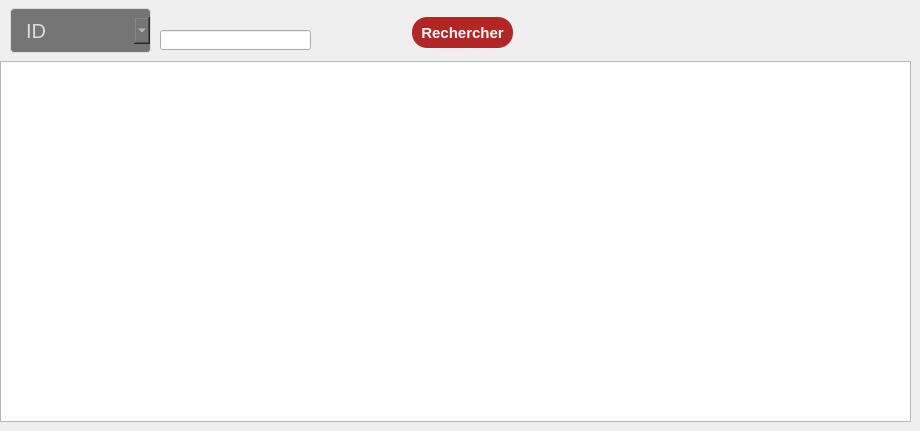
        <widget class="QWidget" name="tab_10">
         <attribute name="title">
          <string>Rechercher</string>
         </attribute>
         <widget class="QComboBox" name="comboBox_rechercher">
          <property name="geometry">
           <rect>
            <x>10</x>
            <y>0</y>
            <width>141</width>
            <height>61</height>
           </rect>
          </property>
          <property name="styleSheet">
           <string notr="true">QComboBox {
  width: 100%;
  padding: 10px 15px;
  margin: 8px 0;
  display: inline-block;
  border: 1px solid #dcdcdc;
  border-radius: 4px;
  box-sizing: border-box;
  background: #757575;
  color: #dcdcdc;
  font-size: 20px;
font-family:Arial, Helvetica, sans-serif;
}</string>
          </property>
          <item>
           <property name="text">
            <string>ID</string>
           </property>
          </item>
          <item>
           <property name="text">
            <string>Nom</string>
           </property>
          </item>
          <item>
           <property name="text">
            <string>Quantité</string>
           </property>
          </item>
          <item>
           <property name="text">
            <string>Prix</string>
           </property>
          </item>
         </widget>
         <widget class="QPushButton" name="Rechercher">
          <property name="geometry">
           <rect>
            <x>412</x>
            <y>17</y>
            <width>101</width>
            <height>31</height>
           </rect>
          </property>
          <property name="font">
           <font>
            <family>Arial</family>
            <pointsize>-1</pointsize>
            <weight>75</weight>
            <bold>true</bold>
           </font>
          </property>
          <property name="styleSheet">
           <string notr="true">QPushButton {
color: #fff;
background:#b22626;
border-radius: 15px;
font-size:15px;
font-family:Arial, Helvetica, sans-serif;
}
QPushButton:hover {
color:#fff;
border:15px;
background:#6a1616;
}</string>
          </property>
          <property name="text">
           <string>Rechercher</string>
          </property>
         </widget>
         <widget class="QTableView" name="tab_rechercher">
          <property name="geometry">
           <rect>
            <x>0</x>
            <y>61</y>
            <width>911</width>
            <height>361</height>
           </rect>
          </property>
         </widget>
         <widget class="QLineEdit" name="lineEdit_9">
          <property name="geometry">
           <rect>
            <x>-220</x>
            <y>-80</y>
            <width>113</width>
            <height>22</height>
           </rect>
          </property>
         </widget>
         <widget class="QLineEdit" name="le_Rchercher">
          <property name="geometry">
           <rect>
            <x>160</x>
            <y>30</y>
            <width>151</width>
            <height>20</height>
           </rect>
          </property>
          <property name="font">
           <font>
            <kerning>true</kerning>
           </font>
          </property>
          <property name="styleSheet">
           <string notr="true">QlineEdit{
color rgb(140, 146, 255);
}</string>
          </property>
          <property name="text">
           <string/>
          </property>
          <property name="alignment">
           <set>Qt::AlignCenter</set>
          </property>
         </widget>
        </widget>
